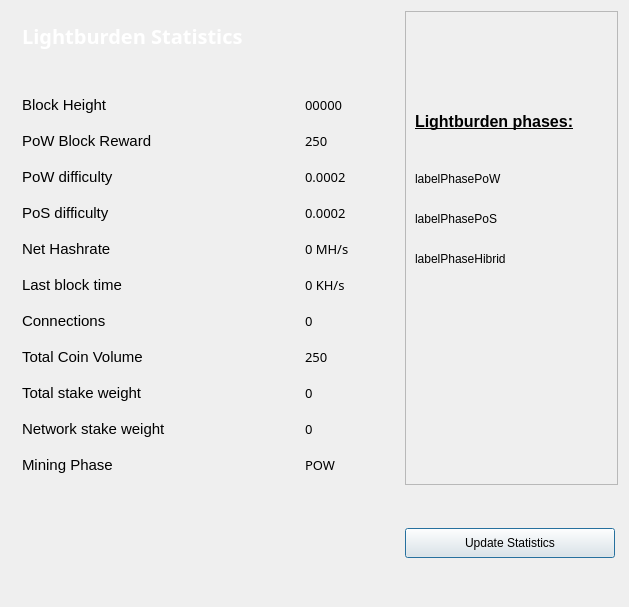
<?xml version="1.0" encoding="UTF-8"?>
<ui version="4.0">
 <class>StatisticsPage</class>
 <widget class="QWidget" name="StatisticsPage">
  <property name="windowModality">
   <enum>Qt::NonModal</enum>
  </property>
  <property name="geometry">
   <rect>
    <x>0</x>
    <y>0</y>
    <width>629</width>
    <height>607</height>
   </rect>
  </property>
  <property name="windowTitle">
   <string>Digging</string>
  </property>
  <property name="styleSheet">
   <string notr="true"/>
  </property>
  <layout class="QGridLayout" name="gridLayout">
   <property name="sizeConstraint">
    <enum>QLayout::SetMaximumSize</enum>
   </property>
   <item row="1" column="0">
    <spacer name="verticalSpacer">
     <property name="orientation">
      <enum>Qt::Vertical</enum>
     </property>
     <property name="sizeHint" stdset="0">
      <size>
       <width>20</width>
       <height>40</height>
      </size>
     </property>
    </spacer>
   </item>
   <item row="0" column="1">
    <widget class="QFrame" name="frame">
     <property name="minimumSize">
      <size>
       <width>213</width>
       <height>0</height>
      </size>
     </property>
     <property name="frameShape">
      <enum>QFrame::StyledPanel</enum>
     </property>
     <property name="frameShadow">
      <enum>QFrame::Raised</enum>
     </property>
     <widget class="QLabel" name="label">
      <property name="geometry">
       <rect>
        <x>10</x>
        <y>70</y>
        <width>191</width>
        <height>81</height>
       </rect>
      </property>
      <property name="styleSheet">
       <string notr="true"/>
      </property>
      <property name="text">
       <string>&lt;html&gt;&lt;head/&gt;&lt;body&gt;&lt;p&gt;&lt;span style=&quot; font-size:12pt; font-weight:600; text-decoration: underline;&quot;&gt;Lightburden phases:&lt;/span&gt;&lt;/p&gt;&lt;/body&gt;&lt;/html&gt;</string>
      </property>
     </widget>
     <widget class="QLabel" name="labelPhasePoW">
      <property name="geometry">
       <rect>
        <x>10</x>
        <y>160</y>
        <width>191</width>
        <height>16</height>
       </rect>
      </property>
      <property name="styleSheet">
       <string notr="true"/>
      </property>
      <property name="text">
       <string>labelPhasePoW</string>
      </property>
     </widget>
     <widget class="QLabel" name="labelPhasePoS">
      <property name="geometry">
       <rect>
        <x>10</x>
        <y>200</y>
        <width>191</width>
        <height>16</height>
       </rect>
      </property>
      <property name="styleSheet">
       <string notr="true"/>
      </property>
      <property name="text">
       <string>labelPhasePoS</string>
      </property>
     </widget>
     <widget class="QLabel" name="labelPhaseHibrid">
      <property name="geometry">
       <rect>
        <x>10</x>
        <y>240</y>
        <width>191</width>
        <height>16</height>
       </rect>
      </property>
      <property name="styleSheet">
       <string notr="true"/>
      </property>
      <property name="text">
       <string>labelPhaseHibrid</string>
      </property>
     </widget>
    </widget>
   </item>
   <item row="0" column="0">
    <widget class="QFrame" name="gridFrame_2">
     <layout class="QGridLayout" name="gridLayout_4">
      <item row="1" column="0">
       <layout class="QHBoxLayout" name="horizontalLayout_4">
        <property name="spacing">
         <number>7</number>
        </property>
        <item>
         <widget class="QLabel" name="label_5">
          <property name="font">
           <font>
            <family>Century Gothic</family>
            <pointsize>12</pointsize>
            <weight>50</weight>
            <italic>false</italic>
            <bold>false</bold>
           </font>
          </property>
          <property name="styleSheet">
           <string notr="true"/>
          </property>
          <property name="text">
           <string>&lt;html&gt;&lt;head/&gt;&lt;body&gt;&lt;p&gt;&lt;span style=&quot; font-size:20px; font-weight:600; color:#ffffff;&quot;&gt;Lightburden Statistics&lt;/span&gt;&lt;/p&gt;&lt;/body&gt;&lt;/html&gt;</string>
          </property>
         </widget>
        </item>
        <item>
         <spacer name="horizontalSpacer_2">
          <property name="orientation">
           <enum>Qt::Horizontal</enum>
          </property>
          <property name="sizeHint" stdset="0">
           <size>
            <width>40</width>
            <height>20</height>
           </size>
          </property>
         </spacer>
        </item>
       </layout>
      </item>
      <item row="2" column="0">
       <spacer name="verticalSpacer_2">
        <property name="orientation">
         <enum>Qt::Vertical</enum>
        </property>
        <property name="sizeHint" stdset="0">
         <size>
          <width>20</width>
          <height>40</height>
         </size>
        </property>
       </spacer>
      </item>
      <item row="3" column="0">
       <layout class="QFormLayout" name="formLayout_2">
        <property name="fieldGrowthPolicy">
         <enum>QFormLayout::FieldsStayAtSizeHint</enum>
        </property>
        <property name="horizontalSpacing">
         <number>139</number>
        </property>
        <property name="verticalSpacing">
         <number>18</number>
        </property>
        <property name="rightMargin">
         <number>0</number>
        </property>
        <item row="1" column="0">
         <widget class="QLabel" name="label_14">
          <property name="styleSheet">
           <string notr="true"/>
          </property>
          <property name="text">
           <string>&lt;html&gt;&lt;head/&gt;&lt;body&gt;&lt;p&gt;&lt;span style=&quot; font-size:11pt;&quot;&gt;Block Height&lt;/span&gt;&lt;/p&gt;&lt;/body&gt;&lt;/html&gt;</string>
          </property>
         </widget>
        </item>
        <item row="1" column="1">
         <widget class="QLabel" name="heightBox">
          <property name="font">
           <font>
            <family>Century Gothic</family>
            <pointsize>10</pointsize>
            <weight>50</weight>
            <italic>false</italic>
            <bold>false</bold>
           </font>
          </property>
          <property name="styleSheet">
           <string notr="true"/>
          </property>
          <property name="text">
           <string>00000</string>
          </property>
          <property name="textInteractionFlags">
           <set>Qt::LinksAccessibleByMouse|Qt::TextSelectableByMouse</set>
          </property>
         </widget>
        </item>
        <item row="2" column="0">
         <widget class="QLabel" name="label_12">
          <property name="styleSheet">
           <string notr="true"/>
          </property>
          <property name="text">
           <string>&lt;html&gt;&lt;head/&gt;&lt;body&gt;&lt;p&gt;&lt;span style=&quot; font-size:11pt;&quot;&gt;PoW Block Reward&lt;/span&gt;&lt;/p&gt;&lt;/body&gt;&lt;/html&gt;</string>
          </property>
         </widget>
        </item>
        <item row="2" column="1">
         <widget class="QLabel" name="rewardBox">
          <property name="font">
           <font>
            <family>Century Gothic</family>
            <pointsize>10</pointsize>
            <weight>50</weight>
            <italic>false</italic>
            <bold>false</bold>
           </font>
          </property>
          <property name="styleSheet">
           <string notr="true"/>
          </property>
          <property name="text">
           <string>250</string>
          </property>
         </widget>
        </item>
        <item row="3" column="0">
         <widget class="QLabel" name="label_13">
          <property name="styleSheet">
           <string notr="true"/>
          </property>
          <property name="text">
           <string>&lt;html&gt;&lt;head/&gt;&lt;body&gt;&lt;p&gt;&lt;span style=&quot; font-size:11pt;&quot;&gt;PoW difficulty&lt;/span&gt;&lt;/p&gt;&lt;/body&gt;&lt;/html&gt;</string>
          </property>
         </widget>
        </item>
        <item row="3" column="1">
         <widget class="QLabel" name="diffBox">
          <property name="font">
           <font>
            <family>Century Gothic</family>
            <pointsize>10</pointsize>
            <weight>50</weight>
            <italic>false</italic>
            <bold>false</bold>
           </font>
          </property>
          <property name="styleSheet">
           <string notr="true"/>
          </property>
          <property name="text">
           <string>0.0002</string>
          </property>
         </widget>
        </item>
        <item row="4" column="0">
         <widget class="QLabel" name="label_9">
          <property name="styleSheet">
           <string notr="true"/>
          </property>
          <property name="text">
           <string>&lt;html&gt;&lt;head/&gt;&lt;body&gt;&lt;p&gt;&lt;span style=&quot; font-size:11pt;&quot;&gt;PoS difficulty&lt;/span&gt;&lt;/p&gt;&lt;/body&gt;&lt;/html&gt;</string>
          </property>
         </widget>
        </item>
        <item row="4" column="1">
         <widget class="QLabel" name="diffBox2">
          <property name="font">
           <font>
            <family>Century Gothic</family>
            <pointsize>10</pointsize>
            <weight>50</weight>
            <italic>false</italic>
            <bold>false</bold>
           </font>
          </property>
          <property name="styleSheet">
           <string notr="true"/>
          </property>
          <property name="text">
           <string>0.0002</string>
          </property>
         </widget>
        </item>
        <item row="5" column="1">
         <widget class="QLabel" name="pawrateBox">
          <property name="font">
           <font>
            <family>Century Gothic</family>
            <pointsize>10</pointsize>
            <weight>50</weight>
            <italic>false</italic>
            <bold>false</bold>
           </font>
          </property>
          <property name="styleSheet">
           <string notr="true"/>
          </property>
          <property name="text">
           <string>0 MH/s</string>
          </property>
         </widget>
        </item>
        <item row="6" column="0">
         <widget class="QLabel" name="label3_2">
          <property name="sizePolicy">
           <sizepolicy hsizetype="Preferred" vsizetype="Maximum">
            <horstretch>0</horstretch>
            <verstretch>0</verstretch>
           </sizepolicy>
          </property>
          <property name="styleSheet">
           <string notr="true"/>
          </property>
          <property name="text">
           <string>&lt;html&gt;&lt;head/&gt;&lt;body&gt;&lt;p&gt;&lt;span style=&quot; font-size:11pt;&quot;&gt;Last block time&lt;/span&gt;&lt;/p&gt;&lt;/body&gt;&lt;/html&gt;</string>
          </property>
         </widget>
        </item>
        <item row="6" column="1">
         <widget class="QLabel" name="localBox">
          <property name="font">
           <font>
            <family>Century Gothic</family>
            <pointsize>10</pointsize>
            <weight>50</weight>
            <italic>false</italic>
            <bold>false</bold>
           </font>
          </property>
          <property name="styleSheet">
           <string notr="true"/>
          </property>
          <property name="text">
           <string>0 KH/s</string>
          </property>
         </widget>
        </item>
        <item row="7" column="0">
         <widget class="QLabel" name="label1_2">
          <property name="styleSheet">
           <string notr="true"/>
          </property>
          <property name="text">
           <string>&lt;html&gt;&lt;head/&gt;&lt;body&gt;&lt;p&gt;&lt;span style=&quot; font-size:11pt;&quot;&gt;Connections&lt;/span&gt;&lt;/p&gt;&lt;/body&gt;&lt;/html&gt;</string>
          </property>
         </widget>
        </item>
        <item row="7" column="1">
         <widget class="QLabel" name="connectionBox">
          <property name="font">
           <font>
            <family>Century Gothic</family>
            <pointsize>10</pointsize>
            <weight>50</weight>
            <italic>false</italic>
            <bold>false</bold>
           </font>
          </property>
          <property name="styleSheet">
           <string notr="true"/>
          </property>
          <property name="text">
           <string>0</string>
          </property>
         </widget>
        </item>
        <item row="8" column="0">
         <widget class="QLabel" name="label_8">
          <property name="styleSheet">
           <string notr="true"/>
          </property>
          <property name="text">
           <string>&lt;html&gt;&lt;head/&gt;&lt;body&gt;&lt;p&gt;&lt;span style=&quot; font-size:11pt;&quot;&gt;Total Coin Volume&lt;/span&gt;&lt;/p&gt;&lt;/body&gt;&lt;/html&gt;</string>
          </property>
         </widget>
        </item>
        <item row="8" column="1">
         <widget class="QLabel" name="volumeBox">
          <property name="font">
           <font>
            <family>Century Gothic</family>
            <pointsize>10</pointsize>
            <weight>50</weight>
            <italic>false</italic>
            <bold>false</bold>
           </font>
          </property>
          <property name="styleSheet">
           <string notr="true"/>
          </property>
          <property name="text">
           <string>250</string>
          </property>
         </widget>
        </item>
        <item row="9" column="0">
         <widget class="QLabel" name="label_10">
          <property name="styleSheet">
           <string notr="true"/>
          </property>
          <property name="text">
           <string>&lt;html&gt;&lt;head/&gt;&lt;body&gt;&lt;p&gt;&lt;span style=&quot; font-size:11pt;&quot;&gt;Total stake weight&lt;/span&gt;&lt;/p&gt;&lt;/body&gt;&lt;/html&gt;</string>
          </property>
         </widget>
        </item>
        <item row="9" column="1">
         <widget class="QLabel" name="minBox">
          <property name="font">
           <font>
            <family>Century Gothic</family>
            <pointsize>10</pointsize>
            <weight>50</weight>
            <italic>false</italic>
            <bold>false</bold>
           </font>
          </property>
          <property name="styleSheet">
           <string notr="true"/>
          </property>
          <property name="text">
           <string>0</string>
          </property>
         </widget>
        </item>
        <item row="10" column="0">
         <widget class="QLabel" name="label_11">
          <property name="styleSheet">
           <string notr="true"/>
          </property>
          <property name="text">
           <string>&lt;html&gt;&lt;head/&gt;&lt;body&gt;&lt;p&gt;&lt;span style=&quot; font-size:11pt;&quot;&gt;Network stake weight&lt;/span&gt;&lt;/p&gt;&lt;/body&gt;&lt;/html&gt;</string>
          </property>
         </widget>
        </item>
        <item row="10" column="1">
         <widget class="QLabel" name="maxBox">
          <property name="font">
           <font>
            <family>Century Gothic</family>
            <pointsize>10</pointsize>
            <weight>50</weight>
            <italic>false</italic>
            <bold>false</bold>
           </font>
          </property>
          <property name="styleSheet">
           <string notr="true"/>
          </property>
          <property name="text">
           <string>0</string>
          </property>
         </widget>
        </item>
        <item row="11" column="0">
         <widget class="QLabel" name="label_15">
          <property name="styleSheet">
           <string notr="true"/>
          </property>
          <property name="text">
           <string>&lt;html&gt;&lt;head/&gt;&lt;body&gt;&lt;p&gt;&lt;span style=&quot; font-size:11pt;&quot;&gt;Mining Phase&lt;/span&gt;&lt;/p&gt;&lt;/body&gt;&lt;/html&gt;</string>
          </property>
         </widget>
        </item>
        <item row="11" column="1">
         <widget class="QLabel" name="cBox">
          <property name="font">
           <font>
            <family>Century Gothic</family>
            <pointsize>10</pointsize>
            <weight>50</weight>
            <italic>false</italic>
            <bold>false</bold>
           </font>
          </property>
          <property name="styleSheet">
           <string notr="true"/>
          </property>
          <property name="text">
           <string>POW</string>
          </property>
         </widget>
        </item>
        <item row="5" column="0">
         <widget class="QLabel" name="label_16">
          <property name="styleSheet">
           <string notr="true"/>
          </property>
          <property name="text">
           <string>&lt;html&gt;&lt;head/&gt;&lt;body&gt;&lt;p&gt;&lt;span style=&quot; font-size:11pt;&quot;&gt;Net Hashrate&lt;/span&gt;&lt;/p&gt;&lt;/body&gt;&lt;/html&gt;</string>
          </property>
         </widget>
        </item>
       </layout>
      </item>
     </layout>
    </widget>
   </item>
   <item row="1" column="1">
    <widget class="QPushButton" name="startButton">
     <property name="sizePolicy">
      <sizepolicy hsizetype="Fixed" vsizetype="Fixed">
       <horstretch>0</horstretch>
       <verstretch>0</verstretch>
      </sizepolicy>
     </property>
     <property name="minimumSize">
      <size>
       <width>210</width>
       <height>30</height>
      </size>
     </property>
     <property name="styleSheet">
      <string notr="true"/>
     </property>
     <property name="text">
      <string>Update Statistics</string>
     </property>
     <property name="default">
      <bool>true</bool>
     </property>
    </widget>
   </item>
  </layout>
 </widget>
 <layoutdefault spacing="6" margin="11"/>
 <resources/>
 <connections/>
</ui>
